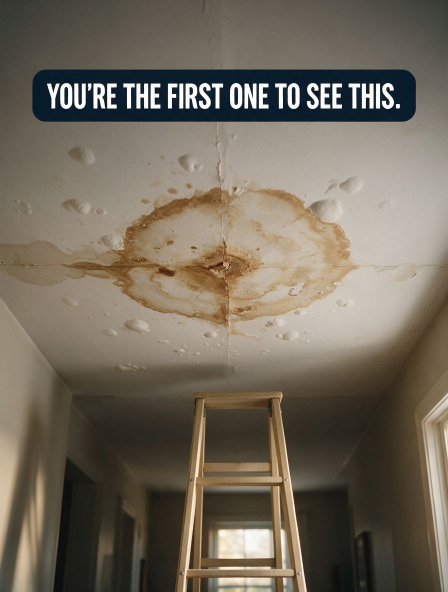
#> input picture fable-meta-ads-factory/sample-creatives/sample_first-on-scene_ceiling-stain_1k.jpg, 896 x 1184 px (shown at 1/2 size)
$ python -i scrape_pages.py   (imports and definitions only)
#> lines starting #> are read from the running program, lines starting #| are printed output that depends on the picture
### hallelujah-local-leads-abundance-system/lib/windows_compat.py
"""
Windows UTF-8 Compatibility

Fixes the cp1252 encoding crash that occurs on Windows when Python scripts
output non-ASCII characters (e.g., business names with accents, unicode symbols).

ALWAYS run scripts with: python -X utf8 script.py
AND call fix_encoding() at the top of every script.

Both are needed — -X utf8 sets the filesystem encoding, fix_encoding() sets stdout/stderr.
"""

import sys


def fix_encoding():
    """Fix Windows stdout/stderr encoding to UTF-8.

    Without this, printing characters like accented names (e.g., "Cafe Acai")
    will crash with: UnicodeEncodeError: 'charmap' codec can't encode character.

    Safe to call on any platform — no-op on Linux/Mac.
    """
    if sys.platform == "win32":
        try:
            sys.stdout.reconfigure(encoding="utf-8", errors="replace")
            sys.stderr.reconfigure(encoding="utf-8", errors="replace")
        except Exception:
            pass

### hallelujah-local-leads-abundance-system/lib/rate_limiter.py
"""
Rate Limiter for API Calls

Simple but effective rate limiting: delay between every call,
plus a longer pause every N calls to avoid burst rate limits.

Production-tested values:
- 2s between calls works for Exa, Tavily, Perplexity
- 15s pause every 10 calls prevents 429s on sustained runs
- Adjust these if you're hitting rate limits or want to go faster

Usage:
    from lib.rate_limiter import RateLimiter

    limiter = RateLimiter(delay=2.0, pause_every=10, pause_duration=15.0)

    for item in items:
        limiter.wait()
        result = api_call(item)
"""

import time


class RateLimiter:
    """Rate limiter with periodic pauses.

    Args:
        delay: Seconds between each call (default 2.0)
        pause_every: Pause every N calls (default 10)
        pause_duration: How long to pause in seconds (default 15.0)
    """

    def __init__(self, delay: float = 2.0, pause_every: int = 10,
                 pause_duration: float = 15.0):
        self.delay = delay
        self.pause_every = pause_every
        self.pause_duration = pause_duration
        self._count = 0

    # [8 lines left out: function wait, not called in this run]

    @property
    def call_count(self) -> int:
        return self._count


# Convenience: module-level rate limiter with default settings
_default_limiter = RateLimiter()


def rate_limited_delay():
    """Simple rate-limited delay using default settings (2s + 15s every 10)."""
    _default_limiter.wait()

### hallelujah-local-leads-abundance-system/magazine/scrape_pages.py
#!/usr/bin/env python3
"""Magazine Page Screenshotter — Firecrawl + Issuu

Screenshots each page of an Issuu magazine embed and removes Issuu chrome
(zoom controls, sidebars, "Create a flipbook" text) using brightness analysis.

Technical details:
- Issuu embed URL: https://e.issuu.com/embed.html?d={SLUG}
  (NOT issuu.com/lifestylepubs/docs/)
- Firecrawl v2: use "formats": ["screenshot"] only
  Do NOT pass "screenshot": {"fullPage": false}
- Blank page detection: file size < 55KB = likely blank
"""
import sys, os
sys.path.insert(0, os.path.join(os.path.dirname(__file__), ".."))
from lib.windows_compat import fix_encoding
# [1 line not run here, left out]

import json
import time
import base64
import requests
from pathlib import Path
from dotenv import load_dotenv
# [1 line not run here, left out]


FIRECRAWL_API_URL = "https://api.firecrawl.dev/v1/scrape"
ISSUU_EMBED_BASE = "https://e.issuu.com/embed.html"
MAX_PAGES = 80
BLANK_THRESHOLD_BYTES = 55000
RATE_LIMIT_DELAY = 2.0


def crop_issuu_chrome(image_path: str, output_path: str) -> str:
    """Remove Issuu UI chrome from screenshot using per-row/col brightness analysis.

    Improved strategy (from production Andy pipeline):
    - Scan rows starting at y=60 for dark→bright transition to find content top
    - Bottom = top + 59% of total height (removes bottom controls + "Create a flipbook")
    - Scan columns starting at x=200 for left edge, x=1700 for right edge
    - Detect spreads (width > height × 1.3) and split into two pages
    """
#> called with output_path = 'out.png'
    from PIL import Image
    import numpy as np

    img = Image.open(image_path)
#> img is the input picture: PIL image 896x1184 RGB; mean R, G, B 115.2, 106.4, 92.3
    arr = np.array(img)
    h, w = arr.shape[:2]
#> h = 1184; w = 896

    # Per-row and per-column mean brightness
    row_br = arr.mean(axis=(1, 2))
#> row_br = 1184 values, max 155.9 at index 173, min 34.87 at index 140, mean 104.7
    col_br = arr.mean(axis=(0, 2))
#> col_br = 896 values, max 138.8 at index 558, min 75.66 at index 145, mean 104.7
    dark_thresh = 130

    # Find top edge: scan from row 60 for dark→bright transition
    top = int(h * 0.10)
#> top = 118
    for y in range(60, h // 2):
        if row_br[y] < dark_thresh:
            for y2 in range(y, h // 2):
                if row_br[y2] > dark_thresh:
                    top = y2
                    break
            break

    # Bottom = top + 59% of total height
    bottom = top + int(h * 0.59)
#> bottom = 865
    bottom = min(bottom, h)

    # Find left edge: scan from column 200
    left = int(w * 0.27)
#> left = 241
    for x in range(200, w // 2):
        if col_br[x] < dark_thresh:
            for x2 in range(x, w // 2):
                if col_br[x2] > dark_thresh:
                    left = x2
                    break
            break

    # Find right edge: scan from column 1700 backward
    right = int(w * 0.73)
#> right = 654
    for x in range(min(1700, w - 1), w // 2, -1):
        if col_br[x] < dark_thresh:
            for x2 in range(x, w // 2, -1):
                if col_br[x2] > dark_thresh:
                    right = x2 + 1
                    break
            break

    # Sanity check: don't crop to nothing
    if right - left < 100 or bottom - top < 100:
        img.save(output_path)
        return output_path

    cropped = img.crop((left, top, right, bottom))
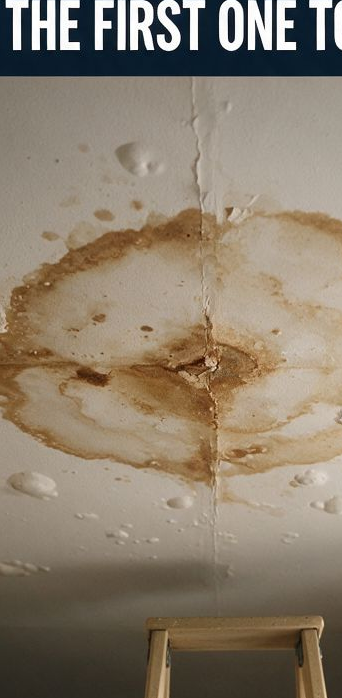
#> cropped: PIL image 342x698 RGB; mean R, G, B 139.2, 126.3, 108.7

    # Spread detection: if content is much wider than tall, split into 2 pages
    cw, ch = cropped.size
#> cw = 342; ch = 698
    if cw > ch * 1.3:
        mid = cw // 2
        left_page = cropped.crop((0, 0, mid, ch))
        right_page = cropped.crop((mid, 0, cw, ch))

        # Save left page as the main output
        left_page.save(output_path)
        # Save right page with _b suffix
        base, ext = os.path.splitext(output_path)
        right_path = f"{base}_b{ext}"
        right_page.save(right_path)
        return output_path  # caller will pick up _b via glob
    else:
        cropped.save(output_path)
        return output_path


# [130 lines left out: functions screenshot_page_firecrawl, screenshot_issue, not called in this run]


# [9 lines not run here, left out]

>>> result = crop_issuu_chrome('../../fable-meta-ads-factory/sample-creatives/sample_first-on-scene_ceiling-stain_1k.jpg', 'out.png')

$ run again, on fable-meta-ads-factory/sample-creatives/sample_the-cheap-part_buckled-floor_1k.jpg
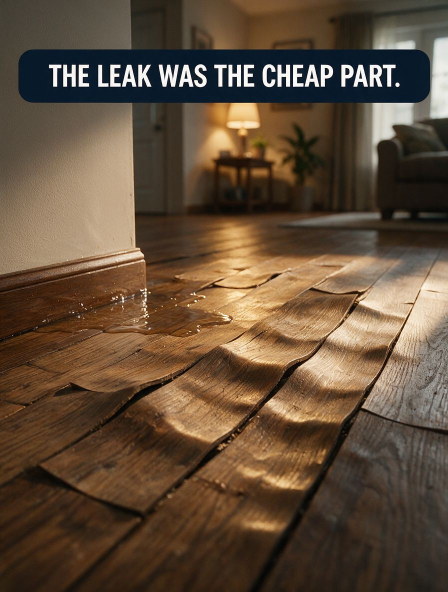
#> input picture fable-meta-ads-factory/sample-creatives/sample_the-cheap-part_buckled-floor_1k.jpg, 896 x 1184 px (shown at 1/2 size)
#> in crop_issuu_chrome, img is the input picture: PIL image 896x1184 RGB; mean R, G, B 97.3, 77.4, 57.8
#> row_br = 1184 values, max 133.5 at index 135, min 29.48 at index 128, mean 77.5
#> col_br = 896 values, max 101.8 at index 876, min 52.89 at index 313, mean 77.5
#> in crop_issuu_chrome, `cropped = img.crop((left, top, right, bottom))`:
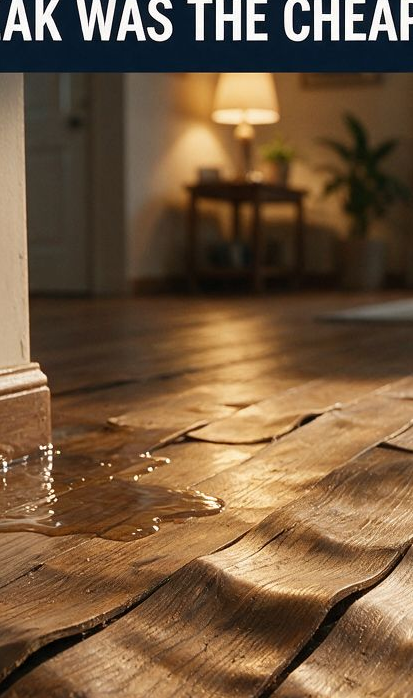
#> cropped: PIL image 413x698 RGB; mean R, G, B 116.7, 89.7, 62.4

$ run again, on fable-meta-ads-factory/sample-creatives/sample_the-math_flashlight-drywall_1k.jpg
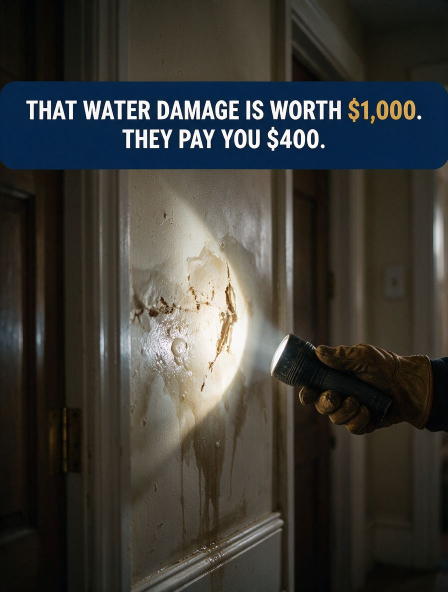
#> input picture fable-meta-ads-factory/sample-creatives/sample_the-math_flashlight-drywall_1k.jpg, 896 x 1184 px (shown at 1/2 size)
#> in crop_issuu_chrome, img is the input picture: PIL image 896x1184 RGB; mean R, G, B 59.8, 59.1, 54.9
#> row_br = 1184 values, max 140.4 at index 206, min 27.98 at index 1182, mean 57.94
#> col_br = 896 values, max 120.7 at index 396, min 14.62 at index 56, mean 57.94
#> in crop_issuu_chrome, `cropped = img.crop((left, top, right, bottom))`:
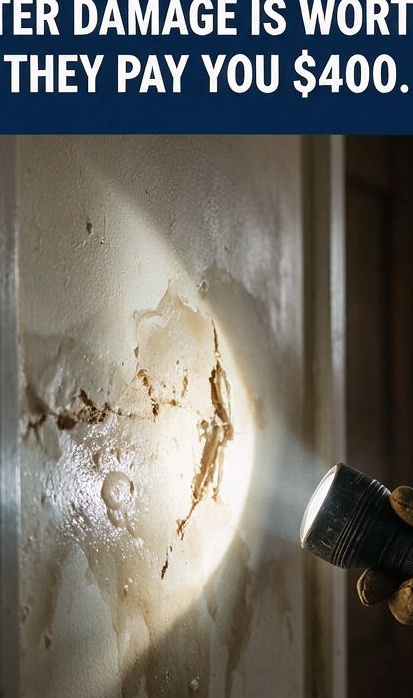
#> cropped: PIL image 413x698 RGB; mean R, G, B 110.7, 109, 103

$ run again, on fable-meta-ads-factory/sample-creatives/sample_walking-past-money_flooded-kitchen_1k.jpg
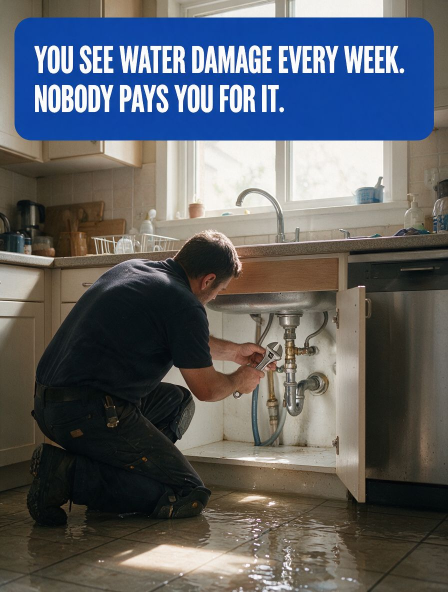
#> input picture fable-meta-ads-factory/sample-creatives/sample_walking-past-money_flooded-kitchen_1k.jpg, 896 x 1184 px (shown at 1/2 size)
#> in crop_issuu_chrome, img is the input picture: PIL image 896x1184 RGB; mean R, G, B 93.8, 96.9, 102.1
#> row_br = 1184 values, max 184 at index 282, min 36.14 at index 985, mean 97.59
#> col_br = 896 values, max 150.3 at index 532, min 50.73 at index 121, mean 97.59
#> in crop_issuu_chrome, `cropped = img.crop((left, top, right, bottom))`:
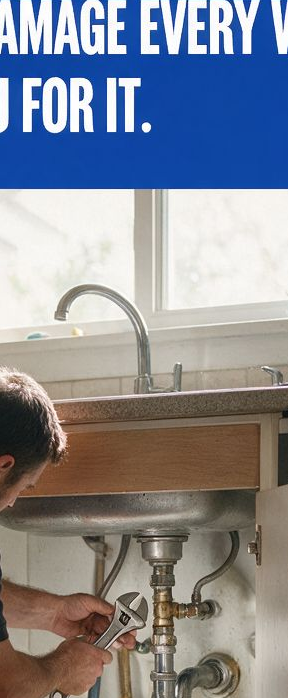
#> cropped: PIL image 288x698 RGB; mean R, G, B 136.5, 139.1, 148.4
